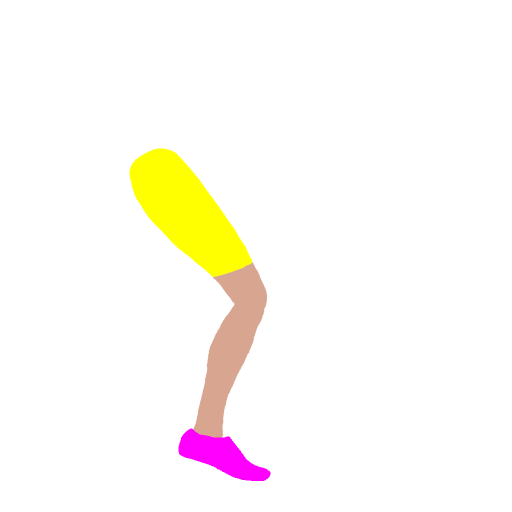
#> input picture resources/armat/Armature_animtion0_00.png, 1024 x 1024 px (shown at 1/2 size); its folder holds 4 pictures in this run
$ python src.py
#> lines starting #> are read from the running program, lines starting #| are printed output that depends on the picture
import os
import glob
from PIL import Image

def create_spritesheet_grid():
    # Get all PNG files in current directory
    png_files = glob.glob("*.png")

    if not png_files:
        print("No PNG files found in current directory!")
        return

    # Sort files alphabetically
    png_files.sort()

    print(f"Found {len(png_files)} PNG files:")
    for file in png_files:
        print(f"  - {file}")

    # Constants
    IMAGES_PER_ROW = 6
    SCALE_FACTOR = 0.5  # Scale down to 50%

    # Open all images, scale them, and track dimensions
    images = []
    scaled_widths = []
    scaled_heights = []

    for file in png_files:
        try:
            img = Image.open(file)
#> img is the input picture: PIL image 1024x1024 RGBA; mean R, G, B, A 14.9, 11.5, 5.5, 15.6

            # Calculate scaled dimensions
            new_width = int(img.width * SCALE_FACTOR)
#> new_width = 512
            new_height = int(img.height * SCALE_FACTOR)
#> new_height = 512

            # Resize the image
            scaled_img = img.resize((new_width, new_height), Image.Resampling.LANCZOS)
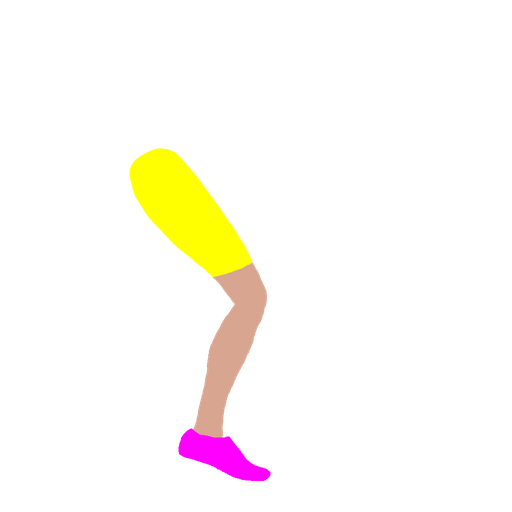
#> scaled_img: PIL image 512x512 RGBA; mean R, G, B, A 16.1, 12.3, 6, 15.6; transparent parts drawn white
            images.append(scaled_img)
            scaled_widths.append(new_width)
            scaled_heights.append(new_height)

            print(f"Loaded {file}: {img.width}x{img.height} -> {new_width}x{new_height}")
#| Loaded Armature_animtion0_00.png: 1024x1024 -> 512x512

            img.close()  # Close original image

        except Exception as e:
            print(f"Error loading {file}: {e}")
#> pass 2 of the loop in create_spritesheet_grid, `for file in png_files:`:
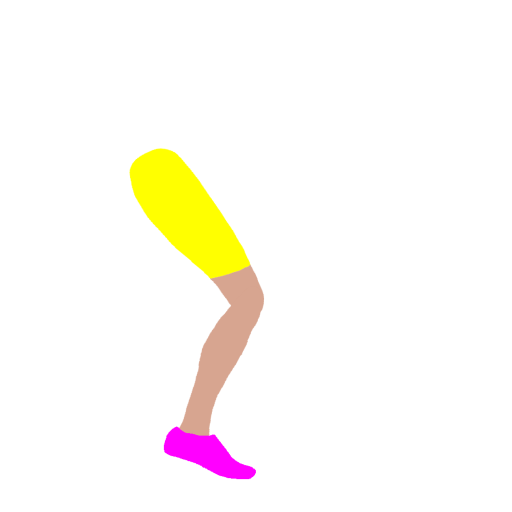
#> input picture resources/armat/Armature_animtion0_01.png, 1024 x 1024 px (shown at 1/2 size)
#> in create_spritesheet_grid, img is the input picture: PIL image 1024x1024 RGBA; mean R, G, B, A 15.1, 11.7, 5.6, 15.6
#> in create_spritesheet_grid, `scaled_img = img.resize((new_width, new_height), Image.Resampling.LANC..`:
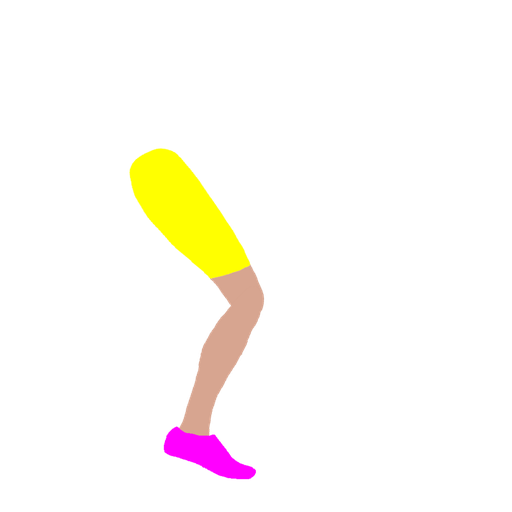
#> scaled_img: PIL image 512x512 RGBA; mean R, G, B, A 16.1, 12.3, 6.1, 15.6; transparent parts drawn white
#| Loaded Armature_animtion0_01.png: 1024x1024 -> 512x512
#> pass 3 of the loop in create_spritesheet_grid, `for file in png_files:`:
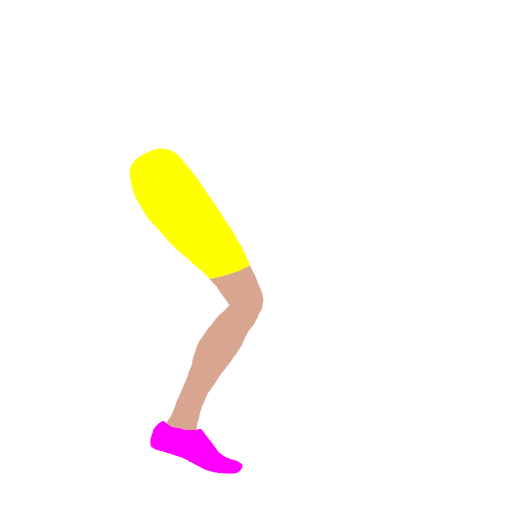
#> input picture resources/armat/Armature_animtion0_02.png, 1024 x 1024 px (shown at 1/2 size)
#> in create_spritesheet_grid, img is the input picture: PIL image 1024x1024 RGBA; mean R, G, B, A 15.1, 11.7, 5.5, 15.5
#> in create_spritesheet_grid, `scaled_img = img.resize((new_width, new_height), Image.Resampling.LANC..`:
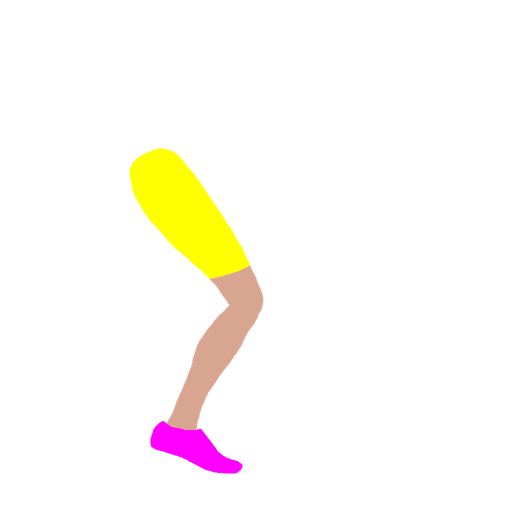
#> scaled_img: PIL image 512x512 RGBA; mean R, G, B, A 16.1, 12.3, 6, 15.5; transparent parts drawn white
#| Loaded Armature_animtion0_02.png: 1024x1024 -> 512x512
#> the loop made 4 passes; the first 3 are shown

    if not images:
        print("No valid images could be loaded!")
        return

    # Calculate spritesheet dimensions
    num_images = len(images)
    num_rows = (num_images + IMAGES_PER_ROW - 1) // IMAGES_PER_ROW  # Ceiling division

    # Find maximum width and height in each row
    row_heights = []
    col_widths_per_row = []

    for row in range(num_rows):
        start_idx = row * IMAGES_PER_ROW
        end_idx = min(start_idx + IMAGES_PER_ROW, num_images)

        # Max height in this row
        row_max_height = max(scaled_heights[start_idx:end_idx])
        row_heights.append(row_max_height)

        # Widths of each column in this row
        row_widths = []
        for i in range(start_idx, end_idx):
            row_widths.append(scaled_widths[i])
        col_widths_per_row.append(row_widths)

    # Calculate total spritesheet dimensions
    # We need to find max width for each column across all rows
    max_col_widths = [0] * IMAGES_PER_ROW

    for row in range(num_rows):
        for col in range(len(col_widths_per_row[row])):
            max_col_widths[col] = max(max_col_widths[col], col_widths_per_row[row][col])

    total_width = sum(max_col_widths)
    total_height = sum(row_heights)

    print(f"\nCreating {IMAGES_PER_ROW} columns x {num_rows} rows spritesheet")
    print(f"Images scaled to {SCALE_FACTOR * 100}% of original size")
    print(f"Total spritesheet size: {total_width}x{total_height}")
    print(f"Max column widths: {max_col_widths}")
    print(f"Row heights: {row_heights}")

    # Create spritesheet
    spritesheet = Image.new('RGBA', (total_width, total_height))
#> spritesheet: PIL image 2048x512 RGBA; every value is 0

    # Keep track of sprite positions for manifest
    sprite_positions = []

    # Current y position
    current_y = 0

    for row in range(num_rows):
        current_x = 0
        row_height = row_heights[row]

        for col in range(IMAGES_PER_ROW):
            sprite_idx = row * IMAGES_PER_ROW + col

            if sprite_idx >= num_images:
                break  # No more images

            img = images[sprite_idx]
            col_width = max_col_widths[col]

            # Create cell with transparency
            cell = Image.new('RGBA', (col_width, row_height), (0, 0, 0, 0))

            # Center the image horizontally in its column
            x_offset = (col_width - img.width) // 2
            y_offset = (row_height - img.height) // 2

            cell.paste(img, (x_offset, y_offset))
            spritesheet.paste(cell, (current_x, current_y))

            # Store position info
            sprite_positions.append({
                'filename': png_files[sprite_idx],
                'x': current_x + x_offset,
                'y': current_y + y_offset,
                'width': img.width,
                'height': img.height,
                'col': col,
                'row': row
            })

            print(f"  Placed {png_files[sprite_idx]} at ({col},{row}) position: ({current_x + x_offset}, {current_y + y_offset})")

            current_x += col_width

        current_y += row_height
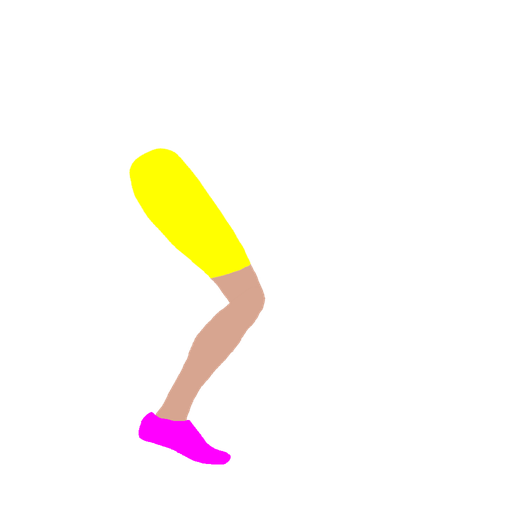
#> cell: PIL image 512x512 RGBA; mean R, G, B, A 16.1, 12.3, 6, 15.5; transparent parts drawn white
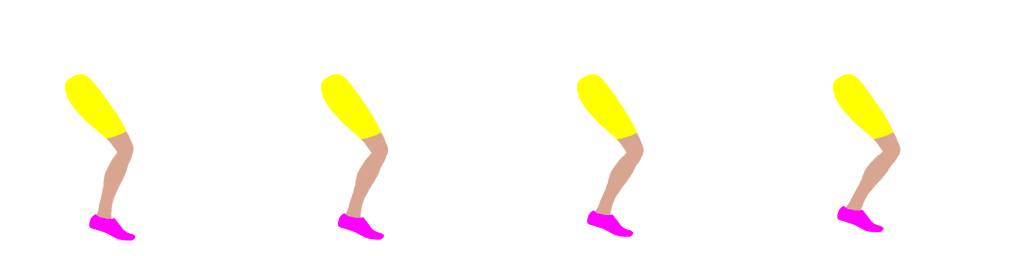
#> spritesheet: PIL image 2048x512 RGBA (shown at 1/2 size); mean R, G, B, A 16.1, 12.3, 6, 15.6; transparent parts drawn white

    # Save spritesheet
    output_filename = "spritesheet_grid_scaled.png"
    spritesheet.save(output_filename, "PNG")
    print(f"\nSpritesheet saved as: {output_filename}")
    print(f"Spritesheet dimensions: {spritesheet.width}x{spritesheet.height}")
#| Spritesheet dimensions: 2048x512

    # Create manifest file
    create_grid_manifest(sprite_positions, IMAGES_PER_ROW, SCALE_FACTOR, output_filename)

    # Clean up
    for img in images:
        img.close()

    return spritesheet, sprite_positions

def create_grid_manifest(sprite_data, cols, scale_factor, spritesheet_name):
    """Create a manifest file with sprite positions"""
#> called with cols = 6, scale_factor = 0.5, spritesheet_name = 'spritesheet_grid_scaled.png'
    manifest = []
    manifest.append(f"Spritesheet: {spritesheet_name}")
    manifest.append(f"Grid layout: {cols} columns per row")
    manifest.append(f"Scale factor: {scale_factor}")
    manifest.append(f"Total sprites: {len(sprite_data)}")
    manifest.append("\nSprite positions (filename, column, row, x, y, width, height):")

    # Sort by row then column for readability
    sorted_sprites = sorted(sprite_data, key=lambda s: (s['row'], s['col']))

    for sprite in sorted_sprites:
        manifest.append(f"{sprite['filename']}: col={sprite['col']}, row={sprite['row']}, "
                       f"x={sprite['x']}, y={sprite['y']}, "
                       f"width={sprite['width']}, height={sprite['height']}")

    # Also create arrays for easy iteration
    manifest.append("\n\nArrays for easy iteration:")
    manifest.append("# By row and column")
    manifest.append("sprite_grid = [")

    # Group by row
    max_row = max(s['row'] for s in sprite_data)
    for row in range(max_row + 1):
        row_sprites = [s for s in sorted_sprites if s['row'] == row]
        row_str = f"  # Row {row}"
        manifest.append(row_str)

        row_positions = []
        for sprite in row_sprites:
            row_positions.append(f"({sprite['x']}, {sprite['y']})")

        if row_positions:
            manifest.append(f"  [{', '.join(row_positions)}],")

    manifest.append("]")

    # Simple flat arrays
    manifest.append("\n# Flat arrays (all sprites in order)")
    manifest.append("sprite_x_positions = [")
    for sprite in sorted_sprites:
        manifest.append(f"    {sprite['x']},  # {sprite['filename']}")
    manifest.append("]")

    manifest.append("\nsprite_y_positions = [")
    for sprite in sorted_sprites:
        manifest.append(f"    {sprite['y']},  # {sprite['filename']}")
    manifest.append("]")

    manifest.append("\nsprite_widths = [")
    for sprite in sorted_sprites:
        manifest.append(f"    {sprite['width']},  # {sprite['filename']}")
    manifest.append("]")

    manifest.append("\nsprite_heights = [")
    for sprite in sorted_sprites:
        manifest.append(f"    {sprite['height']},  # {sprite['filename']}")
    manifest.append("]")

    with open("spritesheet_grid_manifest.txt", "w") as f:
        f.write("\n".join(manifest))

    print(f"Manifest saved as: spritesheet_grid_manifest.txt")

def example_usage():
    """Example of how to use the sprite positions in code"""
    example_code = """
# Example usage of the grid spritesheet:
# Assuming you have these arrays from the manifest:

sprite_x_positions = [0, 50, 100, ...]  # From manifest
sprite_y_positions = [0, 0, 0, ...]     # From manifest
sprite_widths = [48, 48, 48, ...]       # From manifest
sprite_heights = [48, 48, 48, ...]      # From manifest
IMAGES_PER_ROW = 6

# To get sprite at grid position (column, row):
def get_sprite_position(col, row, sprite_index=0):
    \"\"\"Get position of sprite at grid coordinates or by index\"\"\"
    if sprite_index > 0:
        # By index
        return (sprite_x_positions[sprite_index],
                sprite_y_positions[sprite_index],
                sprite_widths[sprite_index],
                sprite_heights[sprite_index])
    else:
        # By grid position
        index = row * IMAGES_PER_ROW + col
        if index < len(sprite_x_positions):
            return (sprite_x_positions[index],
                    sprite_y_positions[index],
                    sprite_widths[index],
                    sprite_heights[index])
        return None

# Iterate through all sprites:
for i in range(len(sprite_x_positions)):
    x = sprite_x_positions[i]
    y = sprite_y_positions[i]
    width = sprite_widths[i]
    height = sprite_heights[i]
    # Draw sprite from spritesheet: (x, y, x+width, y+height)
"""

    with open("example_usage.py", "w") as f:
        f.write(example_code)

    print("Example usage code saved as: example_usage.py")

if __name__ == "__main__":
    spritesheet, sprite_data = create_spritesheet_grid()

    # Create example usage file
    example_usage()

    print("\nDone! Press Enter to exit...")
    input()
